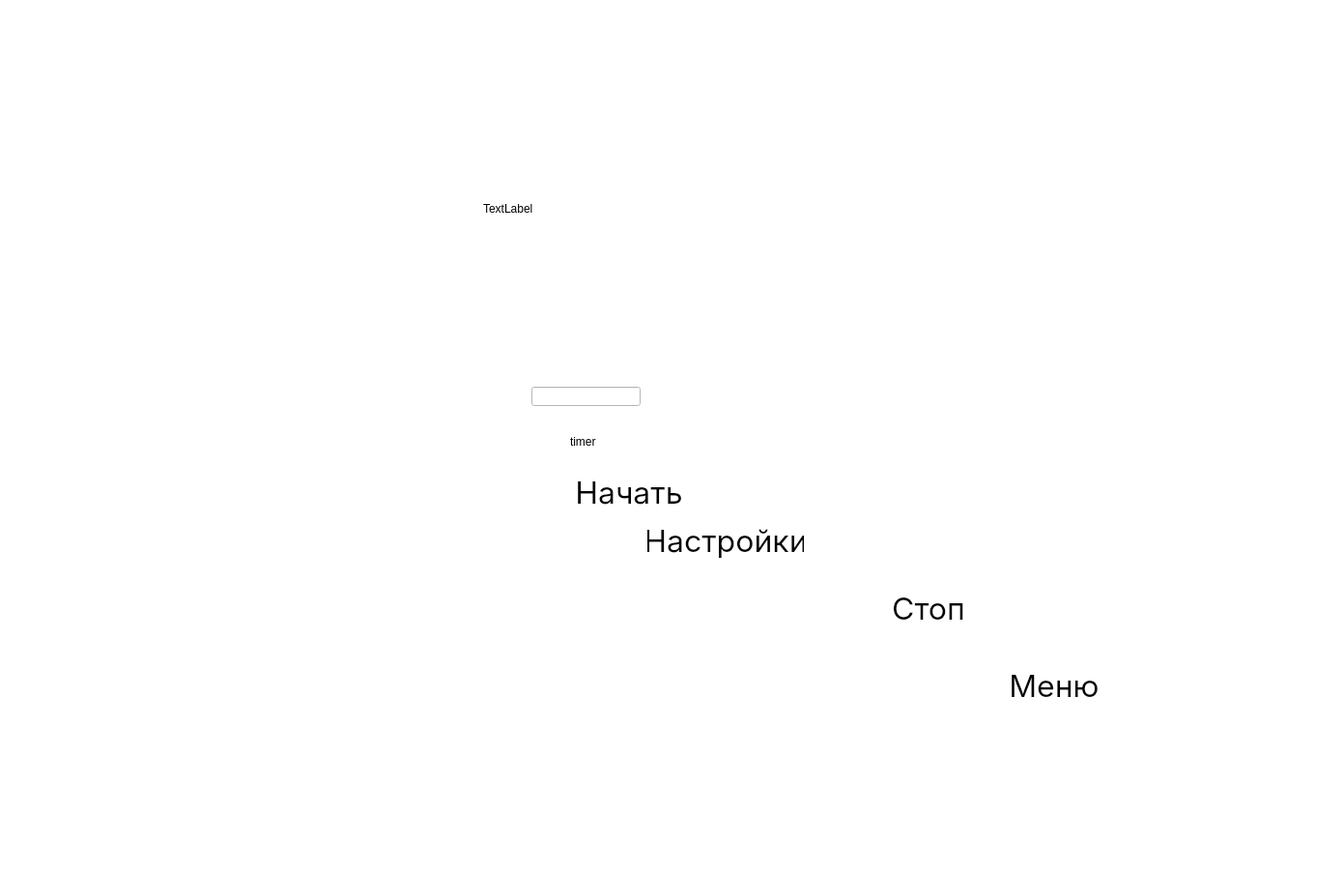
<?xml version="1.0" encoding="UTF-8"?>
<ui version="4.0">
    <class>MainWindow</class>
    <widget class="QMainWindow" name="MainWindow">
        <property name="geometry">
            <rect>
                <x>0</x>
                <y>0</y>
                <width>1391</width>
                <height>902</height>
            </rect>
        </property>
        <property name="windowTitle">
            <string>MainWindow</string>
        </property>
        <property name="styleSheet">
            <string notr="true">background: #FFFFFF</string>
        </property>
        <widget class="QWidget" name="centralwidget">
            <widget class="QPushButton" name="startButton">
                <property name="geometry">
                    <rect>
                        <x>570</x>
                        <y>490</y>
                        <width>162</width>
                        <height>39</height>
                    </rect>
                </property>
                <property name="sizePolicy">
                    <sizepolicy hsizetype="Preferred" vsizetype="Preferred">
                        <horstretch>26</horstretch>
                        <verstretch>105</verstretch>
                    </sizepolicy>
                </property>
                <property name="styleSheet">
                    <string notr="true">ackground: #D9D9D9; border-radius: 25px;font-family: Inter;font-style:
                        normal;font-weight: 400;font-size: 32px;line-height: 39px;display: flex;align-items:
                        center;text-align: center;color: #000000;
                    </string>
                </property>
                <property name="text">
                    <string>Начать</string>
                </property>
            </widget>
            <widget class="QLabel" name="nainText">
                <property name="geometry">
                    <rect>
                        <x>500</x>
                        <y>200</y>
                        <width>81</width>
                        <height>31</height>
                    </rect>
                </property>
                <property name="text">
                    <string>TextLabel</string>
                </property>
            </widget>
            <widget class="QLineEdit" name="mainLine">
                <property name="geometry">
                    <rect>
                        <x>550</x>
                        <y>400</y>
                        <width>113</width>
                        <height>20</height>
                    </rect>
                </property>
            </widget>
            <widget class="QLabel" name="timerView">
                <property name="geometry">
                    <rect>
                        <x>590</x>
                        <y>450</y>
                        <width>47</width>
                        <height>13</height>
                    </rect>
                </property>
                <property name="text">
                    <string>timer</string>
                </property>
            </widget>
            <widget class="QPushButton" name="settingsButton">
                <property name="geometry">
                    <rect>
                        <x>670</x>
                        <y>540</y>
                        <width>162</width>
                        <height>39</height>
                    </rect>
                </property>
                <property name="sizePolicy">
                    <sizepolicy hsizetype="Preferred" vsizetype="Preferred">
                        <horstretch>26</horstretch>
                        <verstretch>105</verstretch>
                    </sizepolicy>
                </property>
                <property name="styleSheet">
                    <string notr="true">ackground: #D9D9D9; border-radius: 25px;font-family: Inter;font-style:
                        normal;font-weight: 400;font-size: 32px;line-height: 39px;display: flex;align-items:
                        center;text-align: center;color: #000000;
                    </string>
                </property>
                <property name="text">
                    <string>Настройки</string>
                </property>
            </widget>
            <widget class="QPushButton" name="stopButton">
                <property name="geometry">
                    <rect>
                        <x>880</x>
                        <y>610</y>
                        <width>162</width>
                        <height>39</height>
                    </rect>
                </property>
                <property name="sizePolicy">
                    <sizepolicy hsizetype="Preferred" vsizetype="Preferred">
                        <horstretch>26</horstretch>
                        <verstretch>105</verstretch>
                    </sizepolicy>
                </property>
                <property name="styleSheet">
                    <string notr="true">ackground: #D9D9D9; border-radius: 25px;font-family: Inter;font-style:
                        normal;font-weight: 400;font-size: 32px;line-height: 39px;display: flex;align-items:
                        center;text-align: center;color: #000000;
                    </string>
                </property>
                <property name="text">
                    <string>Стоп</string>
                </property>
            </widget>
            <widget class="QPushButton" name="menuButton">
                <property name="geometry">
                    <rect>
                        <x>1010</x>
                        <y>690</y>
                        <width>162</width>
                        <height>39</height>
                    </rect>
                </property>
                <property name="sizePolicy">
                    <sizepolicy hsizetype="Preferred" vsizetype="Preferred">
                        <horstretch>26</horstretch>
                        <verstretch>105</verstretch>
                    </sizepolicy>
                </property>
                <property name="styleSheet">
                    <string notr="true">ackground: #D9D9D9; border-radius: 25px;font-family: Inter;font-style:
                        normal;font-weight: 400;font-size: 32px;line-height: 39px;display: flex;align-items:
                        center;text-align: center;color: #000000;
                    </string>
                </property>
                <property name="text">
                    <string>Меню</string>
                </property>
            </widget>
        </widget>
    </widget>
    <resources/>
    <connections/>
</ui>
